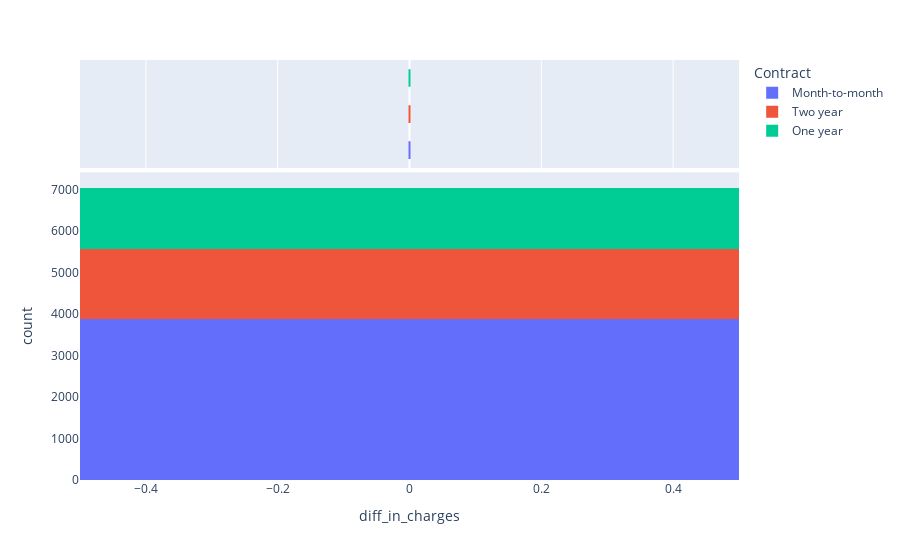

The code cell stored with this chart in its notebook:
### Code cell
import plotly.express as px

fig = px.histogram(df, x='diff_in_charges', color='Contract', marginal='box')
fig.show()

### Figure 1 — Plotly figure (JSON) as saved in the notebook; plotly's stock layout.template omitted (floating-point values rounded to 4 significant figures; data arrays with more than 128 entries replaced by an {"elided": "..."} marker saying what was removed)
{"data": [{"alignmentgroup": "True", "bingroup": "x", "hovertemplate": "Contract=Month-to-month<br>diff_in_charges=%{x}<br>count=%{y}<extra></extra>", "legendgroup": "Month-to-month", "marker": {"color": "#636efa", "pattern": {"shape": ""}}, "name": "Month-to-month", "offsetgroup": "Month-to-month", "orientation": "v", "showlegend": true, "type": "histogram", "x": {"elided": "3875 int values"}, "xaxis": "x", "yaxis": "y"}, {"alignmentgroup": "True", "hovertemplate": "Contract=Month-to-month<br>diff_in_charges=%{x}<extra></extra>", "legendgroup": "Month-to-month", "marker": {"color": "#636efa"}, "name": "Month-to-month", "notched": true, "offsetgroup": "Month-to-month", "showlegend": false, "type": "box", "x": {"elided": "3875 int values"}, "xaxis": "x2", "yaxis": "y2"}, {"alignmentgroup": "True", "bingroup": "x", "hovertemplate": "Contract=Two year<br>diff_in_charges=%{x}<br>count=%{y}<extra></extra>", "legendgroup": "Two year", "marker": {"color": "#EF553B", "pattern": {"shape": ""}}, "name": "Two year", "offsetgroup": "Two year", "orientation": "v", "showlegend": true, "type": "histogram", "x": {"elided": "1695 int values"}, "xaxis": "x", "yaxis": "y"}, {"alignmentgroup": "True", "hovertemplate": "Contract=Two year<br>diff_in_charges=%{x}<extra></extra>", "legendgroup": "Two year", "marker": {"color": "#EF553B"}, "name": "Two year", "notched": true, "offsetgroup": "Two year", "showlegend": false, "type": "box", "x": {"elided": "1695 int values"}, "xaxis": "x2", "yaxis": "y2"}, {"alignmentgroup": "True", "bingroup": "x", "hovertemplate": "Contract=One year<br>diff_in_charges=%{x}<br>count=%{y}<extra></extra>", "legendgroup": "One year", "marker": {"color": "#00cc96", "pattern": {"shape": ""}}, "name": "One year", "offsetgroup": "One year", "orientation": "v", "showlegend": true, "type": "histogram", "x": {"elided": "1473 int values"}, "xaxis": "x", "yaxis": "y"}, {"alignmentgroup": "True", "hovertemplate": "Contract=One year<br>diff_in_charges=%{x}<extra></extra>", "legendgroup": "One year", "marker": {"color": "#00cc96"}, "name": "One year", "notched": true, "offsetgroup": "One year", "showlegend": false, "type": "box", "x": {"elided": "1473 int values"}, "xaxis": "x2", "yaxis": "y2"}], "layout": {"autosize": true, "barmode": "relative", "legend": {"title": {"text": "Contract"}, "tracegroupgap": 0}, "margin": {"t": 60}, "xaxis": {"anchor": "y", "autorange": true, "domain": [0, 1], "range": [-0.5, 0.5], "title": {"text": "diff_in_charges"}, "type": "linear"}, "xaxis2": {"anchor": "y2", "autorange": true, "domain": [0, 1], "matches": "x", "range": [-0.5, 0.5], "showgrid": true, "showticklabels": false, "type": "linear"}, "yaxis": {"anchor": "x", "autorange": true, "domain": [0, 0.7326], "range": [0, 7414.0], "title": {"text": "count"}}, "yaxis2": {"anchor": "x2", "autorange": true, "domain": [0.7426, 1], "matches": "y2", "range": [-0.5, 2.5], "showgrid": false, "showline": false, "showticklabels": false, "ticks": "", "type": "category"}}}
